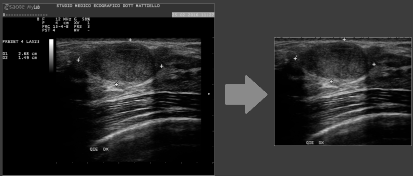
#> input picture example.png, 413 x 176 px
$ python -i dicom_manager.py   (imports and definitions only)
#> lines starting #> are read from the running program, lines starting #| are printed output that depends on the picture; after the words box and inside, x2 and y2 are one past the last pixel; in counts of white or black regions, pixels touching at a corner belong together
import cv2 as cv
import argparse as ap
import numpy as np
import os
import sys
import pydicom
from pydicom.dataset import Dataset, FileMetaDataset
from pydicom.uid import ImplicitVRLittleEndian, generate_uid
import matplotlib.pyplot as plt

# Convert arg string in tuple
# [19 lines left out: functions string_to_tuple, extract_metadata, not called in this run]

# Extract the ROI from ecography raw image
def extract_roi_ecography(input_path, dicom=False):
#> called with input_path = 'example.png', dicom = False
    if not dicom:
       img = cv.imread(input_path, cv.CV_8UC3)
#> img is the input picture: shape (176, 413); min 0, max 255, mean 40.6
    else:
        # Read DICOM file
        dicom_file = pydicom.dcmread(input_path)
        img = dicom_file.pixel_array
        img = np.uint8(img / np.max(img) * 255)

    # Divide the foreground from the background
    _, threshold = cv.threshold(img, 30, 255, cv.THRESH_BINARY)
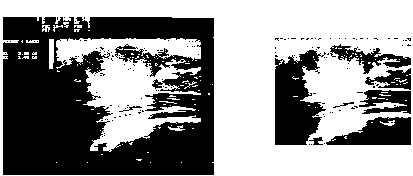
#> threshold: shape (176, 413); 56.3% white; 142 black regions (133 under 20 px), largest, box (x1, y1, x2, y2) and area: (3, 17, 214, 175) 24354, (275, 50, 326, 145) 3281, (326, 117, 411, 145) 1565
    # find contours
    contours, _ = cv.findContours(threshold, cv.RETR_EXTERNAL, cv.CHAIN_APPROX_SIMPLE)
#> contours = [[[0, 0], [0, 175], [412, 175], [412, 0]]]
    # The ecography should be the bigger object, so pick the higher contour
    main_contour = max(contours, key=cv.contourArea)
#> main_contour = [[0, 0], [0, 175], [412, 175], [412, 0]]
    # Get the coordinates of the main contour
    x, y, w, h = cv.boundingRect(main_contour)
#> x = 0; y = 0; w = 413; h = 176
    # Region of interest (ROI)
    roi = img[y:y+h, x:x+w]
    return roi

# Save extracetd ROI as DICOM file
# [67 lines left out: functions save_image_as_dicom, visualize_dicom, not called in this run]

>>> result = extract_roi_ecography('example.png')
